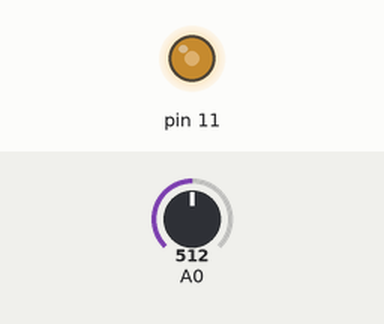
Simulated run of this sketch. Board: Arduino Uno, built with avr-gcc and run on an emulated ATmega328P. On the bench: output pins drawn as LEDs (lit = HIGH). Inputs (shaded band) come from the test bench; at power-on: A0 = 512.

Above: at 1.2 s.
1.3 s: A0 set to 716
At 1.8 s:
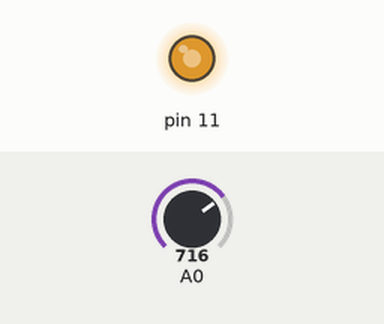
2.8 s: A0 set to 900
At 4.0 s:
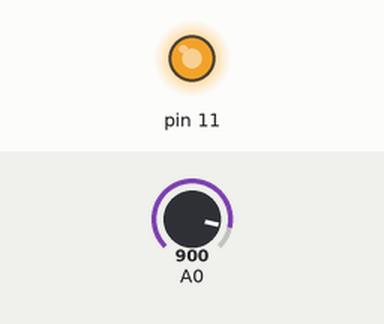
4.3 s: A0 set to 122
At 5.2 s:
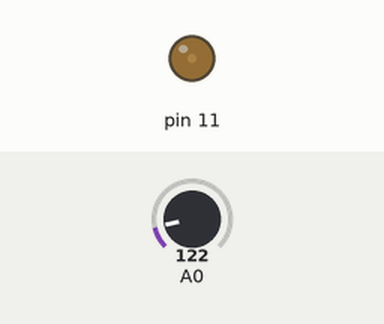
5.8 s: A0 set to 0
At 6.4 s:
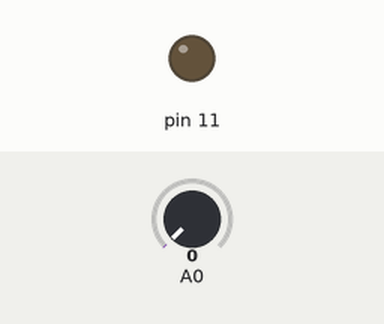
Timing chart, 0 to 8.3 s (numbered marks = the images above; inputs shaded):
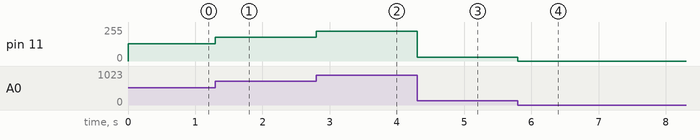

The sketch:

PwmLed.ino
```cpp
void setup()
{
  pinMode(11,OUTPUT);          //数字口要选择带#号的具有pwm功能的输出口
}

void loop()
{
  int n = analogRead(A0);     //读取A0模拟口的数值（0-5V 对应 0-1204取值）
  analogWrite(11,n/4);         //PWM最大取值255  所以将模拟口的取值n除以4
}
```

Measured:
- after the input at 1.3 s, pin 11: 128/255 → 179/255 at once
- after the input at 2.8 s, pin 11: 179/255 → 225/255 at once
- after the input at 4.3 s, pin 11: 225/255 → 30/255 at once
- after the input at 5.8 s, pin 11: 30/255 → 0/255 at once
